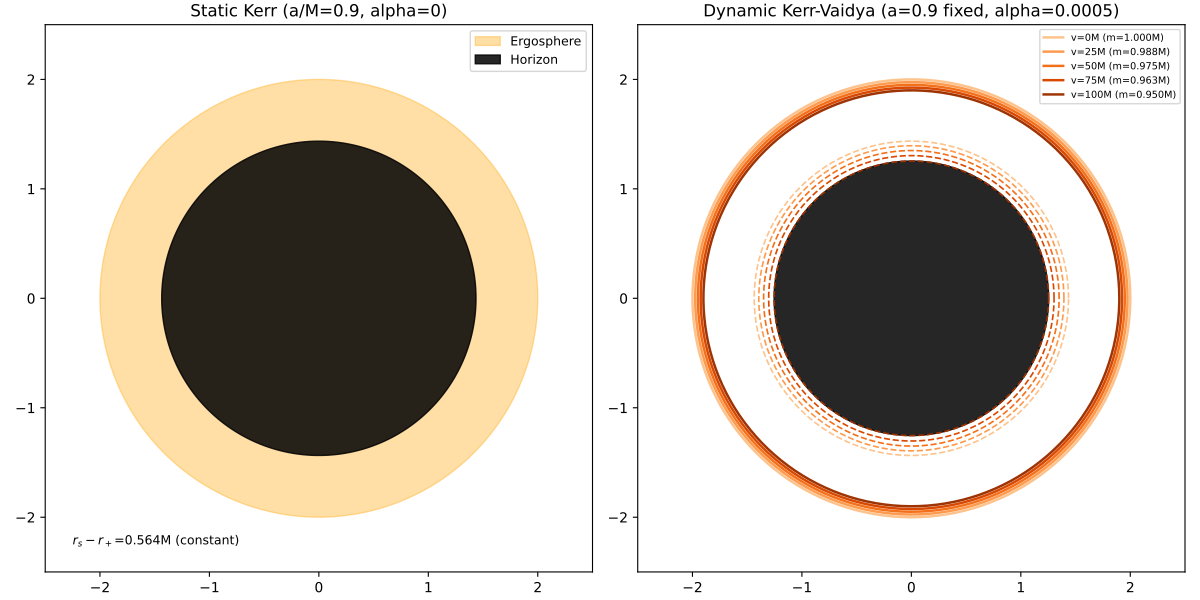

Generate this figure with Python:
"""fig_shrinking_ergosphere.py -- run in kv_package/src/"""
import numpy as np
import matplotlib.pyplot as plt
import geodesics as kv

a = 0.9
m0 = 1.0
alpha = 5e-4
theta = np.linspace(0, 2*np.pi, 300)

fig, (ax1, ax2) = plt.subplots(1, 2, figsize=(12, 6))

# --- left: static reference, single snapshot ---
rp0 = kv.r_plus(m0, a)
rs0 = kv.r_s(m0)
ax1.fill(rs0*np.cos(theta), rs0*np.sin(theta), color='orange', alpha=0.35, label='Ergosphere')
ax1.fill(rp0*np.cos(theta), rp0*np.sin(theta), color='black', alpha=0.85, label='Horizon')
ax1.set_title(f"Static Kerr (a/M={a}, alpha=0)")
ax1.set_xlim(-2.5, 2.5); ax1.set_ylim(-2.5, 2.5)
ax1.set_aspect('equal')
ax1.legend(loc='upper right', fontsize=9)
ax1.text(0.05, 0.05, f"$r_s-r_+$={rs0-rp0:.3f}M (constant)", transform=ax1.transAxes, fontsize=9)

# --- right: dynamic, concentric snapshots at several advanced times ---
v_snapshots = [0, 25, 50, 75, 100]
cmap = plt.cm.Oranges(np.linspace(0.3, 0.9, len(v_snapshots)))
for v, color in zip(v_snapshots, cmap):
    m_v = kv.m_of_v(v, m0, alpha) if hasattr(kv, 'm_of_v') else max(m0 - alpha*v, 0.0)
    rp_v = kv.r_plus(m_v, a)
    rs_v = kv.r_s(m_v)
    ax2.plot(rs_v*np.cos(theta), rs_v*np.sin(theta), '-', color=color, linewidth=1.8,
             label=f"v={v}M (m={m_v:.3f}M)")
    ax2.plot(rp_v*np.cos(theta), rp_v*np.sin(theta), '--', color=color, linewidth=1.2)

# fill only the LAST (most shrunk) horizon solid, for visual reference
m_last = max(m0 - alpha*v_snapshots[-1], 0.0)
rp_last = kv.r_plus(m_last, a)
ax2.fill(rp_last*np.cos(theta), rp_last*np.sin(theta), color='black', alpha=0.85)

ax2.set_title(f"Dynamic Kerr-Vaidya (a={a} fixed, alpha={alpha})")
ax2.set_xlim(-2.5, 2.5); ax2.set_ylim(-2.5, 2.5)
ax2.set_aspect('equal')
ax2.legend(loc='upper right', fontsize=7)

fig.tight_layout()
fig.savefig("fig_shrinking_ergosphere.pdf")
print("Saved fig_shrinking_ergosphere.pdf")

# print numbers for the caption
print("\nFor caption:")
for v in v_snapshots:
    m_v = max(m0 - alpha*v, 0.0)
    print(f"  v={v}M: m={m_v:.4f}M, r_+={kv.r_plus(m_v,a):.4f}M, r_s={kv.r_s(m_v):.4f}M, "
          f"a/m={a/m_v:.4f}")
plt.show()
